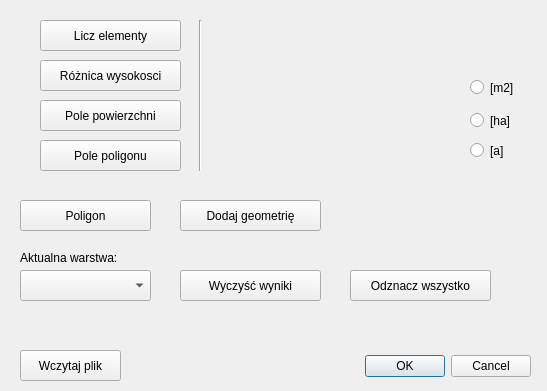
<?xml version="1.0" encoding="UTF-8"?>
<ui version="4.0">
 <class>projekt2DialogBase</class>
 <widget class="QDialog" name="projekt2DialogBase">
  <property name="geometry">
   <rect>
    <x>0</x>
    <y>0</y>
    <width>547</width>
    <height>391</height>
   </rect>
  </property>
  <property name="windowTitle">
   <string>projekt2</string>
  </property>
  <widget class="QDialogButtonBox" name="button_box">
   <property name="geometry">
    <rect>
     <x>190</x>
     <y>350</y>
     <width>341</width>
     <height>32</height>
    </rect>
   </property>
   <property name="orientation">
    <enum>Qt::Horizontal</enum>
   </property>
   <property name="standardButtons">
    <set>QDialogButtonBox::Cancel|QDialogButtonBox::Ok</set>
   </property>
  </widget>
  <widget class="QPushButton" name="pushButton_dH">
   <property name="geometry">
    <rect>
     <x>40</x>
     <y>60</y>
     <width>141</width>
     <height>31</height>
    </rect>
   </property>
   <property name="text">
    <string>Różnica wysokosci</string>
   </property>
  </widget>
  <widget class="QPushButton" name="pushButton_liczelementy">
   <property name="geometry">
    <rect>
     <x>40</x>
     <y>20</y>
     <width>141</width>
     <height>31</height>
    </rect>
   </property>
   <property name="text">
    <string>Licz elementy</string>
   </property>
  </widget>
  <widget class="QPushButton" name="pushButton_pole">
   <property name="geometry">
    <rect>
     <x>40</x>
     <y>100</y>
     <width>141</width>
     <height>31</height>
    </rect>
   </property>
   <property name="text">
    <string>Pole powierzchni</string>
   </property>
  </widget>
  <widget class="QLabel" name="label_liczbaelementow">
   <property name="geometry">
    <rect>
     <x>240</x>
     <y>20</y>
     <width>211</width>
     <height>31</height>
    </rect>
   </property>
   <property name="text">
    <string/>
   </property>
  </widget>
  <widget class="QLabel" name="label_dH">
   <property name="geometry">
    <rect>
     <x>240</x>
     <y>60</y>
     <width>211</width>
     <height>31</height>
    </rect>
   </property>
   <property name="text">
    <string/>
   </property>
  </widget>
  <widget class="QLabel" name="label_pole">
   <property name="geometry">
    <rect>
     <x>240</x>
     <y>100</y>
     <width>211</width>
     <height>31</height>
    </rect>
   </property>
   <property name="text">
    <string/>
   </property>
  </widget>
  <widget class="Line" name="line">
   <property name="geometry">
    <rect>
     <x>190</x>
     <y>20</y>
     <width>20</width>
     <height>151</height>
    </rect>
   </property>
   <property name="orientation">
    <enum>Qt::Vertical</enum>
   </property>
  </widget>
  <widget class="QgsMapLayerComboBox" name="mMapLayerComboBox_layers">
   <property name="geometry">
    <rect>
     <x>20</x>
     <y>270</y>
     <width>131</width>
     <height>31</height>
    </rect>
   </property>
  </widget>
  <widget class="QLabel" name="label">
   <property name="geometry">
    <rect>
     <x>20</x>
     <y>250</y>
     <width>131</width>
     <height>16</height>
    </rect>
   </property>
   <property name="text">
    <string>Aktualna warstwa:</string>
   </property>
  </widget>
  <widget class="QLabel" name="label_error">
   <property name="geometry">
    <rect>
     <x>140</x>
     <y>350</y>
     <width>211</width>
     <height>31</height>
    </rect>
   </property>
   <property name="text">
    <string/>
   </property>
  </widget>
  <widget class="QRadioButton" name="radioButton_m2">
   <property name="geometry">
    <rect>
     <x>470</x>
     <y>77</y>
     <width>61</width>
     <height>21</height>
    </rect>
   </property>
   <property name="text">
    <string>[m2]</string>
   </property>
  </widget>
  <widget class="QRadioButton" name="radioButton_hektary">
   <property name="geometry">
    <rect>
     <x>470</x>
     <y>110</y>
     <width>61</width>
     <height>21</height>
    </rect>
   </property>
   <property name="text">
    <string>[ha]</string>
   </property>
  </widget>
  <widget class="QRadioButton" name="radioButton_ary">
   <property name="geometry">
    <rect>
     <x>470</x>
     <y>140</y>
     <width>61</width>
     <height>21</height>
    </rect>
   </property>
   <property name="text">
    <string>[a]</string>
   </property>
  </widget>
  <widget class="QPushButton" name="pushButton_poligon">
   <property name="geometry">
    <rect>
     <x>20</x>
     <y>200</y>
     <width>131</width>
     <height>31</height>
    </rect>
   </property>
   <property name="text">
    <string>Poligon</string>
   </property>
  </widget>
  <widget class="QLabel" name="label_poligon">
   <property name="geometry">
    <rect>
     <x>360</x>
     <y>200</y>
     <width>121</width>
     <height>41</height>
    </rect>
   </property>
   <property name="text">
    <string/>
   </property>
  </widget>
  <widget class="QPushButton" name="pushButton_wyczysc_konsole">
   <property name="geometry">
    <rect>
     <x>180</x>
     <y>270</y>
     <width>141</width>
     <height>31</height>
    </rect>
   </property>
   <property name="text">
    <string>Wyczyść wyniki</string>
   </property>
  </widget>
  <widget class="QPushButton" name="pushButton_odznacz_wszystko">
   <property name="geometry">
    <rect>
     <x>350</x>
     <y>270</y>
     <width>141</width>
     <height>31</height>
    </rect>
   </property>
   <property name="text">
    <string>Odznacz wszystko</string>
   </property>
  </widget>
  <widget class="QPushButton" name="pushButton_wczytaj_plik">
   <property name="geometry">
    <rect>
     <x>20</x>
     <y>350</y>
     <width>101</width>
     <height>31</height>
    </rect>
   </property>
   <property name="text">
    <string>Wczytaj plik</string>
   </property>
  </widget>
  <widget class="QPushButton" name="pushButton_geometria">
   <property name="geometry">
    <rect>
     <x>180</x>
     <y>200</y>
     <width>141</width>
     <height>31</height>
    </rect>
   </property>
   <property name="text">
    <string>Dodaj geometrię</string>
   </property>
  </widget>
  <widget class="QPushButton" name="pushButton_pole_poligonu">
   <property name="geometry">
    <rect>
     <x>40</x>
     <y>140</y>
     <width>141</width>
     <height>31</height>
    </rect>
   </property>
   <property name="text">
    <string>Pole poligonu</string>
   </property>
  </widget>
  <widget class="QLabel" name="label_pole_poligonu">
   <property name="geometry">
    <rect>
     <x>240</x>
     <y>140</y>
     <width>211</width>
     <height>31</height>
    </rect>
   </property>
   <property name="text">
    <string/>
   </property>
  </widget>
 </widget>
 <customwidgets>
  <customwidget>
   <class>QgsMapLayerComboBox</class>
   <extends>QComboBox</extends>
   <header>qgsmaplayercombobox.h</header>
  </customwidget>
 </customwidgets>
 <resources/>
 <connections>
  <connection>
   <sender>button_box</sender>
   <signal>accepted()</signal>
   <receiver>projekt2DialogBase</receiver>
   <slot>accept()</slot>
   <hints>
    <hint type="sourcelabel">
     <x>20</x>
     <y>20</y>
    </hint>
    <hint type="destinationlabel">
     <x>20</x>
     <y>20</y>
    </hint>
   </hints>
  </connection>
  <connection>
   <sender>button_box</sender>
   <signal>rejected()</signal>
   <receiver>projekt2DialogBase</receiver>
   <slot>reject()</slot>
   <hints>
    <hint type="sourcelabel">
     <x>20</x>
     <y>20</y>
    </hint>
    <hint type="destinationlabel">
     <x>20</x>
     <y>20</y>
    </hint>
   </hints>
  </connection>
 </connections>
</ui>
